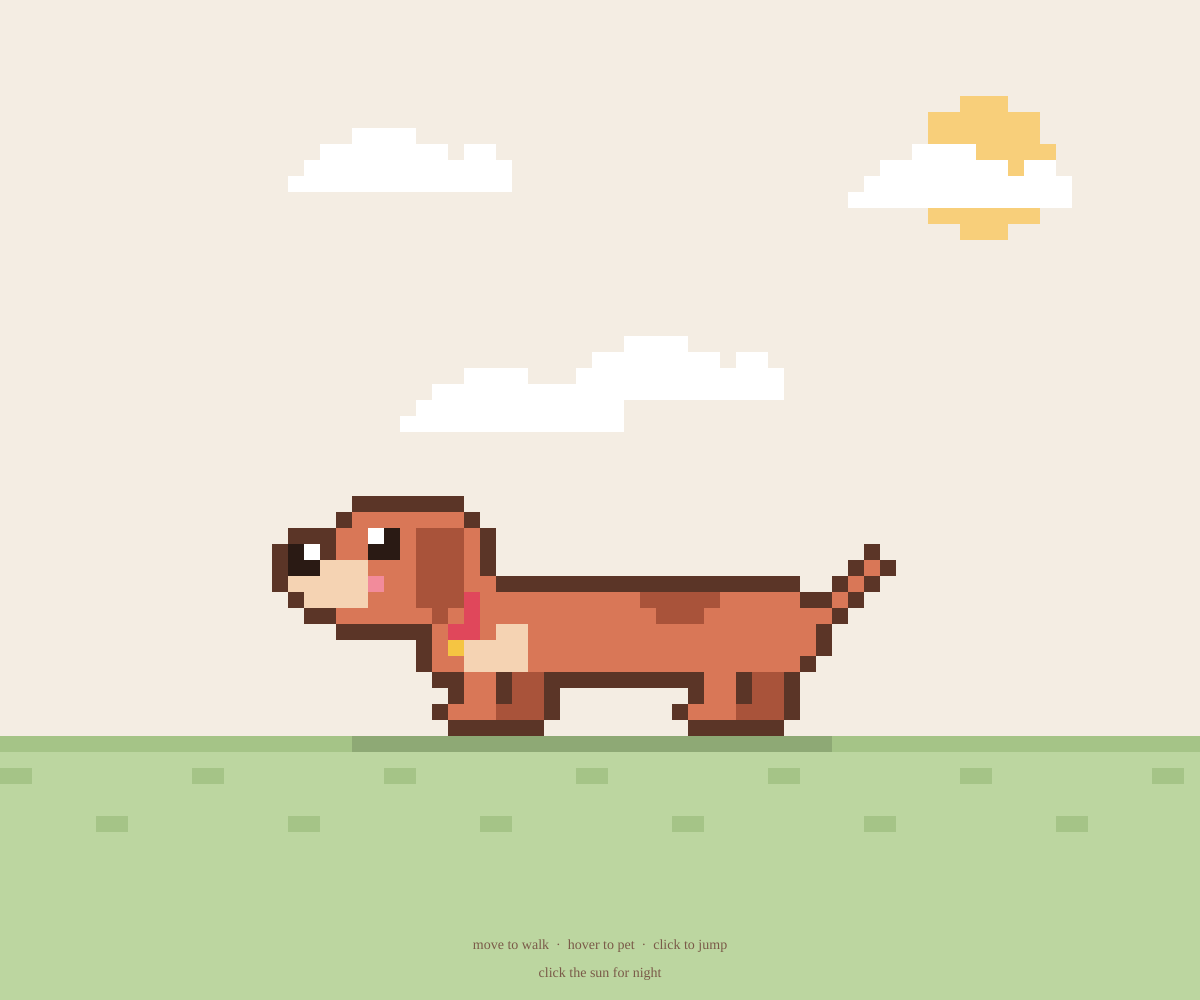
Frame 1 (no input)
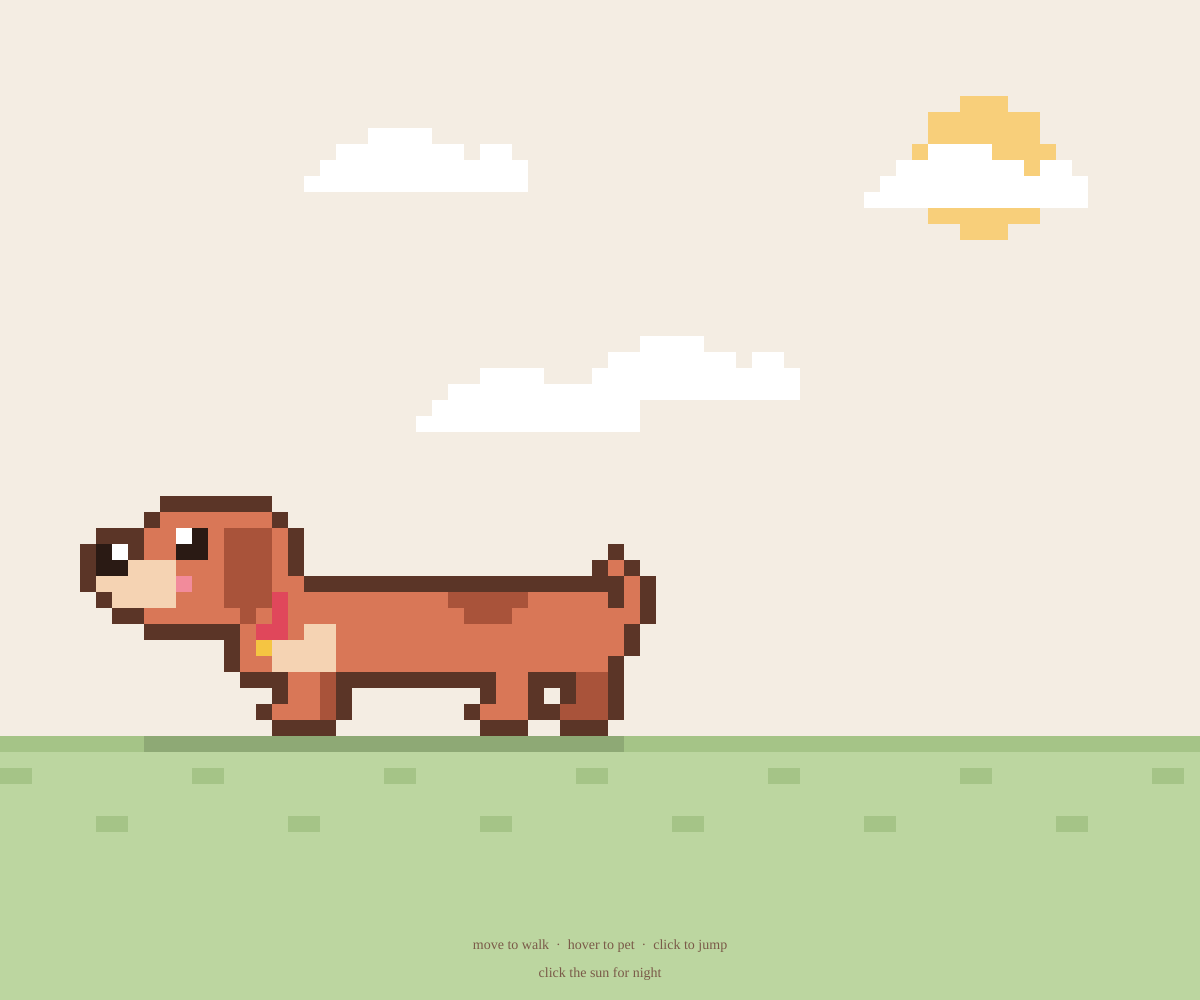
Frame 60 (no input)
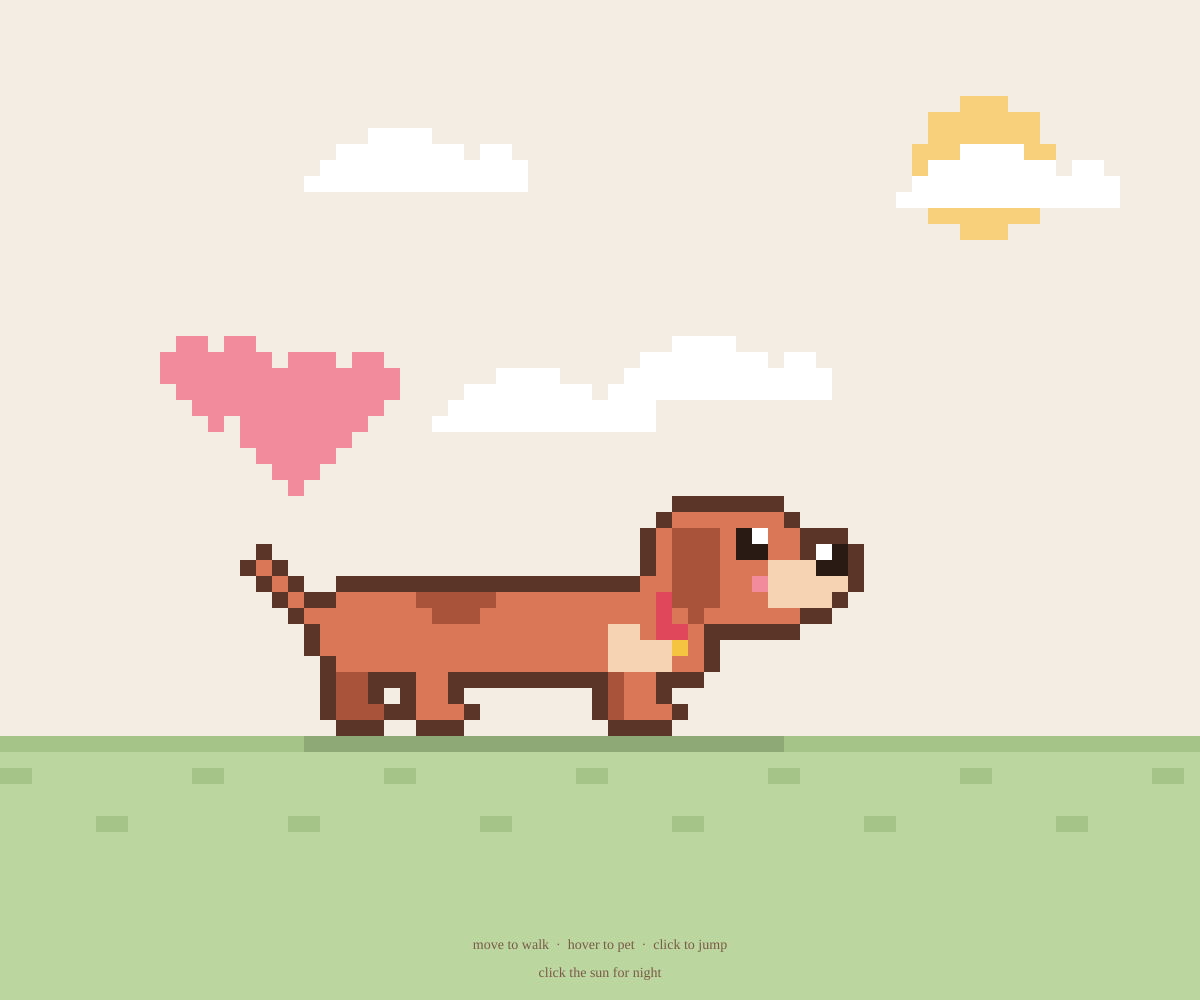
Frame 120 (the mouse pressed at the canvas centre since frame 60)

The p5.js sketch that drew these frames (run headless with seeded random() and noise() and a simulated clock; from frame 60 on, the mouse is pressed at the canvas centre):

// p5.js sketch
// ── sketch.js
// Visual Animal — a pixel dachshund
// Move the mouse: it walks after you
// Hover on its head: it gets happy
// Click: it jumps and barks
// Click the sun / moon: switch between day and night

// sprite grid size (in art pixels)
const W = 41;
const H = 16;

// palette: one character = one color
const PALETTE = {
  o: "#5b3527", // outline
  b: "#d97757", // fur
  d: "#a9533a", // dark fur
  c: "#f5d3b3", // cream
  k: "#2a1a14", // eye / nose
  w: "#ffffff", // highlight
  p: "#f28b9b", // pink
  r: "#e0475b", // collar
  y: "#f5c542", // tag
};

const HEART = [
  ".pp.pp.",
  "ppppppp",
  "ppppppp",
  ".ppppp.",
  "..ppp..",
  "...p...",
];

const DAY_CLOUD = [
  "....wwww......",
  "..wwwwwwww.ww.",
  ".wwwwwwwwwwwww",
  "wwwwwwwwwwwwww",
];

const NIGHT_CLOUD = [
  "......wwww......",
  "..wwwwwwwwwwww..",
  "wwwwwwwwwwwwwwww",
];

let P; // size of one art pixel on screen
let night = false;

// dog state
let dogX;
let targetX;
let dir = 1; // 1 = facing right, -1 = facing left
let vx = 0;
let walkPhase = 0;
let jumpY = 0;
let vy = 0;
let barkTimer = 0;
let blinkTimer = 0;
let happy = false;

let hearts = [];
let clouds = [];
let stars = [];

function setup() {
  createCanvas(windowWidth, windowHeight);
  noSmooth();
  P = pixelSize();
  dogX = width / 2;
  targetX = width / 2;
  makeSky();
}

function makeSky() {
  clouds = [];
  stars = [];
  for (let i = 0; i < 4; i++) {
    clouds.push({ x: random(width), y: random(height * 0.08, height * 0.45), v: random(0.15, 0.4) });
  }
  for (let i = 0; i < 14; i++) {
    stars.push({ x: random(width), y: random(height * 0.05, height * 0.65), t: random(TWO_PI) });
  }
}

function draw() {
  let groundY = snap(height * 0.72);

  if (night) drawNight(groundY);
  else drawDay(groundY);

  // pointer cursor over the sun / moon
  cursor(overSky() ? HAND : ARROW);

  // ---- walk toward the mouse ----
  let dx = targetX - dogX;
  let desired = constrain(dx * 0.05, -4, 4);
  if (abs(dx) < P * 4) desired = 0;
  vx = lerp(vx, desired, 0.1);
  dogX += vx;
  if (vx > 0.3) dir = 1;
  if (vx < -0.3) dir = -1;
  let walking = abs(vx) > 0.4;
  walkPhase += abs(vx) * 0.06;

  // ---- jump ----
  vy += 0.15 * P;
  jumpY += vy;
  if (jumpY > 0) {
    jumpY = 0;
    vy = 0;
  }

  // ---- blink ----
  blinkTimer--;
  if (blinkTimer < -random(120, 260)) blinkTimer = 8;

  // sprite top-left corner on screen (snapped so pixels stay crisp)
  let bob = walking && floor(walkPhase) % 2 === 1 ? -P : 0;
  let left = snap(dogX - (W * P) / 2);
  let top = snap(groundY - (H - 1) * P + jumpY) + bob;

  // ---- happy when the mouse is near its head ----
  let head = toScreen(31, 5, left, top);
  happy = dist(mouseX, mouseY, head.x, head.y) < P * 7 || barkTimer > 0;

  // shadow (daytime only)
  if (!night) {
    let shadowW = jumpY < 0 ? 22 : 30;
    noStroke();
    fill(0, 0, 0, 35);
    rect(snap(dogX - (shadowW * P) / 2), groundY + P, shadowW * P, P);
  }

  // the dog
  drawGrid(buildDog(walking), left, top);

  // bark bubble
  if (barkTimer > 0) {
    drawBark(head.x + dir * P * 6, head.y - P * 9);
    barkTimer--;
  }

  updateHearts();
  drawHint();
}

// ------------------------------------------------------------
// Build the dog sprite into a char grid, facing right.
// ------------------------------------------------------------
function buildDog(walking) {
  let g = [];
  for (let y = 0; y < H; y++) g.push(new Array(W).fill("."));

  let step = walking ? (floor(walkPhase) % 2 === 0 ? 1 : -1) : 0;
  let wagSpeed = happy ? 4 : 10;
  let tailFrame = [0, 1, 2, 1][floor(frameCount / wagSpeed) % 4];

  // far legs (darker)
  leg(g, 8 - step, "d");
  leg(g, 23 + step, "d");

  // tail
  let tails = [
    [[5, 8], [4, 7], [3, 6], [2, 5]],
    [[5, 8], [4, 7], [4, 6], [4, 5]],
    [[5, 8], [5, 7], [5, 6], [6, 5]],
  ];
  for (let [x, y] of tails[tailFrame]) g[y][x] = "b";

  // long sausage body
  fillRect(g, 6, 7, 24, 5, "b");
  g[7][6] = ".";
  g[11][6] = ".";
  fillRect(g, 12, 7, 5, 1, "d"); // back spot
  fillRect(g, 13, 8, 3, 1, "d");
  fillRect(g, 24, 9, 4, 3, "c"); // chest

  // near legs
  leg(g, 11 + step, "b");
  leg(g, 26 - step, "b");

  // head + neck
  fillRect(g, 27, 2, 9, 7, "b");
  fillRect(g, 26, 6, 3, 4, "b");
  g[2][27] = ".";
  g[2][35] = ".";

  // collar + tag
  fillRect(g, 27, 7, 1, 3, "r");
  fillRect(g, 28, 9, 1, 1, "r");
  g[10][28] = "y";

  // snout + nose
  fillRect(g, 34, 5, 5, 3, "c");
  g[7][38] = ".";
  fillRect(g, 37, 4, 2, 2, "k");
  g[4][37] = "w";

  // tongue
  if (happy) fillRect(g, 36, 8, 2, 2, "p");

  // eye
  if (happy) {
    g[4][31] = "k"; // ^ ^
    g[3][32] = "k";
    g[4][33] = "k";
  } else if (blinkTimer > 0) {
    fillRect(g, 32, 4, 2, 1, "k");
  } else {
    fillRect(g, 32, 3, 2, 2, "k");
    g[3][33] = "w";
  }

  // blush
  g[6][33] = "p";

  // floppy ear (flips up while jumping)
  if (jumpY < 0) {
    fillRect(g, 25, 1, 3, 2, "d");
    fillRect(g, 28, 2, 2, 2, "d");
  } else {
    fillRect(g, 28, 3, 3, 5, "d");
    g[8][29] = "d";
  }

  addOutline(g);
  return g;
}

function leg(g, x, col) {
  fillRect(g, x, 12, 2, 2, col);
  fillRect(g, x, 14, 3, 1, col); // paw
}

function fillRect(g, x, y, w, h, ch) {
  for (let j = y; j < y + h; j++) {
    for (let i = x; i < x + w; i++) {
      if (j >= 0 && j < H && i >= 0 && i < W) g[j][i] = ch;
    }
  }
}

// every empty cell touching a colored cell becomes outline
function addOutline(g) {
  let marks = [];
  for (let y = 0; y < H; y++) {
    for (let x = 0; x < W; x++) {
      if (g[y][x] !== ".") continue;
      let near =
        (y > 0 && g[y - 1][x] !== ".") ||
        (y < H - 1 && g[y + 1][x] !== ".") ||
        (x > 0 && g[y][x - 1] !== ".") ||
        (x < W - 1 && g[y][x + 1] !== ".");
      if (near) marks.push([x, y]);
    }
  }
  for (let [x, y] of marks) g[y][x] = "o";
}

// draw a char grid, mirrored when the dog faces left
function drawGrid(g, left, top) {
  noStroke();
  for (let y = 0; y < g.length; y++) {
    for (let x = 0; x < g[y].length; x++) {
      let ch = g[y][x];
      if (ch === ".") continue;
      let gx = dir === 1 ? x : g[y].length - 1 - x;
      fill(PALETTE[ch]);
      rect(left + gx * P, top + y * P, P, P);
    }
  }
}

function toScreen(gx, gy, left, top) {
  let x = dir === 1 ? gx : W - 1 - gx;
  return { x: left + x * P + P / 2, y: top + gy * P + P / 2 };
}

// ------------------------------------------------------------
// Sky: the sun and the moon share one spot
// ------------------------------------------------------------

function skyPos() {
  return { x: snap(width * 0.82), y: snap(height * 0.16) };
}

function overSky() {
  let s = skyPos();
  return dist(mouseX, mouseY, s.x, s.y) < P * 7;
}

function drawDay(groundY) {
  background("#f4ede3");
  noStroke();

  // pixel sun
  let s = skyPos();
  fill("#f8cf7a");
  for (let y = -4; y <= 4; y++) {
    for (let x = -4; x <= 4; x++) {
      if (x * x + y * y <= 18) rect(s.x + x * P, s.y + y * P, P, P);
    }
  }

  // clouds
  for (let c of clouds) {
    c.x += c.v;
    if (c.x > width + 20 * P) c.x = -20 * P;
    drawSprite(DAY_CLOUD, snap(c.x), snap(c.y), { w: "#ffffff" });
  }

  // grass
  fill("#bcd6a0");
  rect(0, groundY + P, width, height - groundY);
  fill("#a5c487");
  rect(0, groundY + P, width, P);
  for (let x = 0; x < width; x += P * 6) {
    let off = (x / (P * 6)) % 2 === 0 ? 3 : 6;
    rect(snap(x), groundY + off * P, P * 2, P);
  }
}

function drawNight(groundY) {
  background("#2b303b");
  noStroke();

  // pixel moon
  let s = skyPos();
  fill("#e8e8e8");
  for (let y = -5; y <= 5; y++) {
    for (let x = -5; x <= 5; x++) {
      let inMoon = x * x + y * y <= 26;
      let inBite = (x - 3) * (x - 3) + (y + 1) * (y + 1) <= 20;
      if (inMoon && !inBite) rect(s.x + x * P, s.y + y * P, P, P);
    }
  }

  // clouds
  for (let c of clouds) {
    c.x += c.v * 0.6;
    if (c.x > width + 20 * P) c.x = -20 * P;
    drawSprite(NIGHT_CLOUD, snap(c.x), snap(c.y), { w: "#4a505c" });
  }

  // twinkling stars
  textFont("Press Start 2P");
  textAlign(CENTER, CENTER);
  textSize(P * 2);
  for (let st of stars) {
    let a = 120 + 135 * sin(frameCount * 0.03 + st.t);
    fill(255, a);
    text("*", st.x, st.y);
  }

  // dotted ground line
  fill("#d8d8d8");
  for (let x = P; x < width; x += P * 2) {
    rect(x, groundY + P, P * 0.6, P * 0.6);
  }
}

function drawSprite(rows, left, top, colors) {
  for (let y = 0; y < rows.length; y++) {
    for (let x = 0; x < rows[y].length; x++) {
      let ch = rows[y][x];
      if (ch === ".") continue;
      fill(colors[ch]);
      rect(left + x * P, top + y * P, P, P);
    }
  }
}

// ------------------------------------------------------------

function drawBark(x, y) {
  let bw = P * 16;
  let bh = P * 7;
  let left = snap(x - bw / 2);
  let top = snap(y - bh / 2);

  noStroke();
  fill(PALETTE.o);
  rect(left - P, top, bw + 2 * P, bh);
  rect(left, top - P, bw, bh + 2 * P);
  fill(255);
  rect(left, top, bw, bh);

  // little tail of the bubble, pointing back at the dog
  let tx = dir === 1 ? left + P * 2 : left + bw - P * 3;
  fill(PALETTE.o);
  rect(tx - P, top + bh, P * 3, P * 2);
  rect(tx - dir * P, top + bh + P * 2, P, P);
  fill(255);
  rect(tx, top + bh - P, P, P * 2);

  fill(PALETTE.o);
  textFont("Press Start 2P");
  textAlign(CENTER, CENTER);
  textSize(P * 2.4);
  text("WOOF!", left + bw / 2, top + bh / 2 + P * 0.3);
}

function updateHearts() {
  noStroke();
  for (let i = hearts.length - 1; i >= 0; i--) {
    let h = hearts[i];
    h.x += h.vx;
    h.y += h.vy;
    h.life--;
    if (h.life % 6 < 5 || h.life > 20) {
      drawSprite(HEART, snap(h.x), snap(h.y), { p: PALETTE.p });
    }
    if (h.life <= 0) hearts.splice(i, 1);
  }
}

function drawHint() {
  fill(night ? "#9aa0aa" : "#7a5a48");
  noStroke();
  textFont("Press Start 2P");
  textAlign(CENTER, BOTTOM);
  textSize(constrain(P * 1.3, 8, 14));
  let sky = night ? "click the moon for day" : "click the sun for night";
  let lh = constrain(P * 1.3, 8, 14) * 2;
  text("move to walk  ·  hover to pet  ·  click to jump", width / 2, height - 20 - lh);
  text(sky, width / 2, height - 20);
}

// ------------------------------------------------------------

function pixelSize() {
  return max(3, floor(min(width, height) / 60));
}

function snap(v) {
  return floor(v / P) * P;
}

function mouseMoved() {
  targetX = mouseX;
}

function mouseDragged() {
  targetX = mouseX;
}

function mousePressed() {
  // clicking the sun / moon switches the time of day
  if (overSky()) {
    night = !night;
    return;
  }

  targetX = mouseX;
  if (jumpY === 0) vy = -2.2 * P;
  barkTimer = 50;
  let left = snap(dogX - (W * P) / 2);
  let top = snap(height * 0.72 - (H - 1) * P);
  let head = toScreen(31, 3, left, top);
  for (let i = 0; i < 5; i++) {
    hearts.push({
      x: head.x + random(-6, 6) * P,
      y: head.y - P * 4,
      vx: random(-0.8, 0.8),
      vy: random(-2.2, -1),
      life: 60,
    });
  }
}

function windowResized() {
  resizeCanvas(windowWidth, windowHeight);
  noSmooth();
  P = pixelSize();
  makeSky();
}
